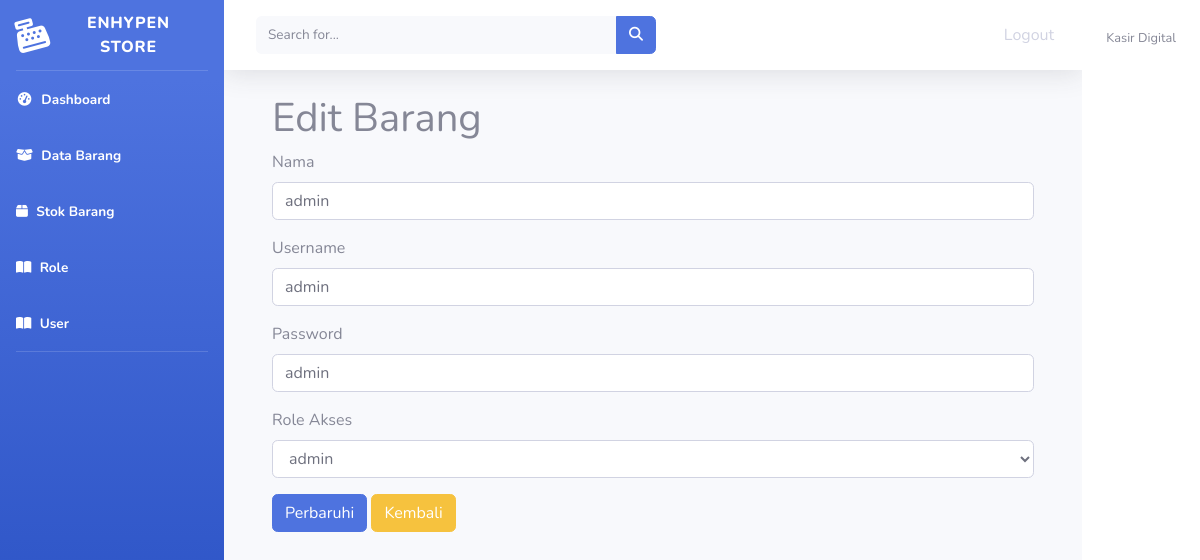
The page /index.php?page=user_edit&id=1 (signed in) on the database its author committed.
### tables this page shows
CREATE TABLE `user` (
  `id_user` int(11) NOT NULL,
  `nama` varchar(50) NOT NULL,
  `username` varchar(50) NOT NULL,
  `password` varchar(50) NOT NULL,
  `role_id` int(11) NOT NULL
);

CREATE TABLE `role` (
  `id_role` int(11) NOT NULL,
  `nama` varchar(20) NOT NULL
);

### user_edit.php (the view, shortened to what this page needs)
<?php
$role = mysqli_query($dbconnect,"SELECT * FROM role");
if (isset($_GET['id'])) {
	$id = $_GET['id'];
	$data = mysqli_query($dbconnect, "SELECT * FROM user where id_user='$id'");
	$data = mysqli_fetch_assoc($data);
}
?>
<div class="container">
	<h1>Edit Barang</h1>
	<form method="post">
	  <div class="form-group">
	    <label>Nama</label>
	    <input type="text" name="nama" class="form-control" placeholder="Nama User" value="<?=$data['nama']?>">
	  </div>
	  <div class="form-group">
	    <label>Username</label>
	    <input type="text" name="username" class="form-control" placeholder="Username" value="<?=$data['username']?>">
	  </div>
	  <div class="form-group">
	    <label>Password</label>
	    <input type="text" name="password" class="form-control" placeholder="Password" value="<?=$data['password']?>">
	  </div>
	  <div class="form-group">
	    <label>Role Akses</label>
	    <select class="form-control" name="role_id">
	    <?php while($row = mysqli_fetch_array($role)){?>
	    	<option value="<?=$row['id_role']?>" <?=$row['id_role']==$data['role_id']?'selected':''?> ><?=$row['nama']?></option>
	    <?php } ?>
	    </select>
	  </div>
  	<input type="submit" name="update" value="Perbaruhi" class="btn btn-primary">
  	<a href="?page=user" class="btn btn-warning">Kembali</a>
	</form>
</div>

### rows shown on the page
user: nama "admin", username "admin", password "admin", role_id "admin"
